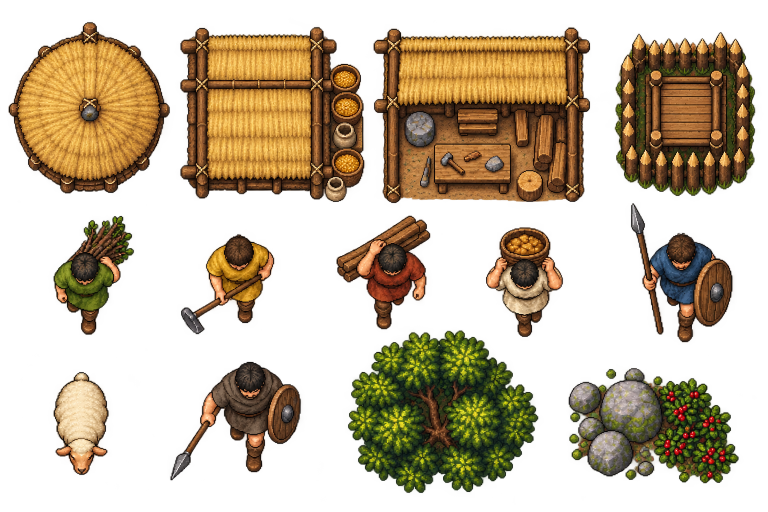
#> input picture docs/campione-grafica/sorgente-oggetti.png, 1536 x 1024 px (shown at 1/2 size)
$ python compone.py
#> lines starting #> are read from the running program, lines starting #| are printed output that depends on the picture; after the words box and inside, x2 and y2 are one past the last pixel; in counts of white or black regions, pixels touching at a corner belong together
"""Campione grafico di revisione: ritagli alpha veri e scena telefonica.

Usa soltanto le tavole sorgente generate; non tocca gli asset del gioco.
Richiede Pillow e NumPy. Eseguire dalla cartella docs/campione-grafica/.
"""
from collections import deque
from pathlib import Path
import numpy as np
from PIL import Image, ImageDraw, ImageEnhance, ImageOps

HERE = Path(__file__).resolve().parent
SOURCE = Image.open(HERE / 'sorgente-oggetti.png').convert('RGBA')
#> SOURCE is the input picture: PIL image 1536x1024 RGBA; mean R, G, B, A 97.3, 73.5, 35.9, 109.2
GROUND = Image.open(HERE / 'sorgente-terreno.png').convert('RGB')
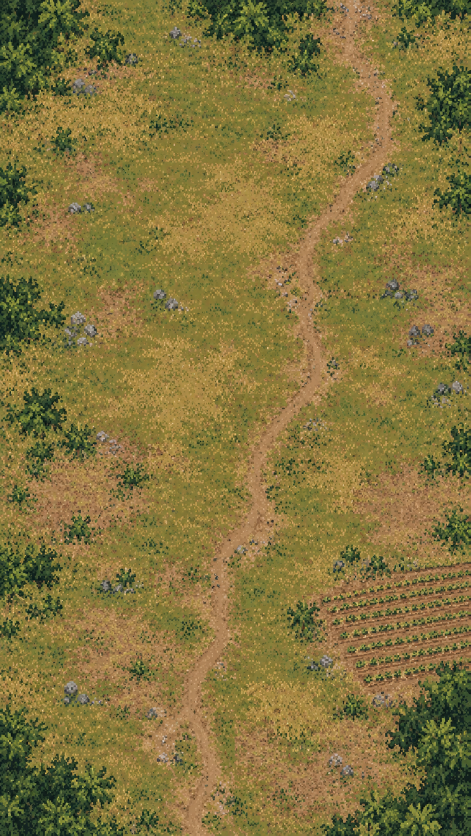
#> input picture docs/campione-grafica/sorgente-terreno.png, 941 x 1672 px (shown at 1/2 size)
#> GROUND is the input picture: PIL image 941x1672 RGB; mean R, G, B 131.4, 116.1, 62.3
DATA = np.asarray(SOURCE)
SOLID = DATA[:, :, 3] >= 220
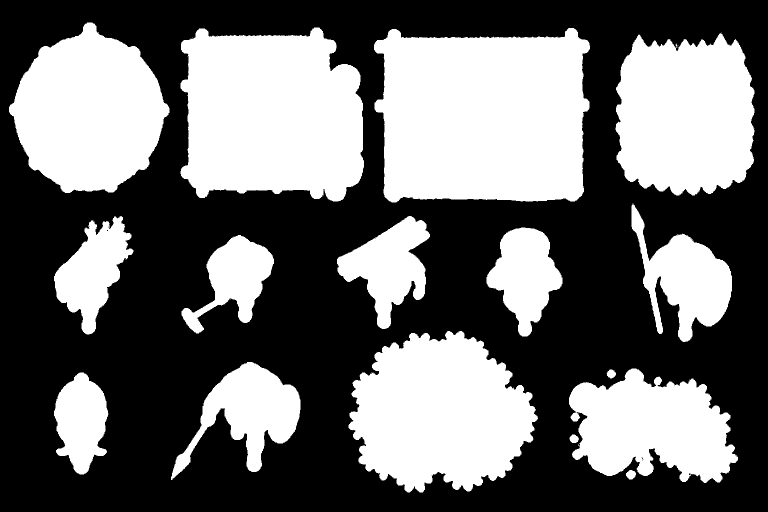
#> SOLID: shape (1024, 1536) bool (shown at 1/2 size); 42.6% white; 25 white regions (9 under 20 px), largest, box (x1, y1, x2, y2) and area: (748, 56, 1180, 405) 131393, (361, 55, 728, 403) 106418, (697, 662, 1076, 985) 87472
H, W = SOLID.shape
#> H = 1024; W = 1536
SEEN = np.zeros_like(SOLID)
components = []
for y, x in zip(*np.nonzero(SOLID)):
    if SEEN[y, x]:
        continue
    queue = deque([(int(y), int(x))])
    SEEN[y, x] = True
    coords = []
    x0 = x1 = int(x)
    y0 = y1 = int(y)
    while queue:
        yy, xx = queue.popleft()
        coords.append((yy, xx))
        x0, x1 = min(x0, xx), max(x1, xx)
        y0, y1 = min(y0, yy), max(y1, yy)
        for ny, nx in ((yy - 1, xx), (yy + 1, xx), (yy, xx - 1), (yy, xx + 1)):
            if 0 <= ny < H and 0 <= nx < W and SOLID[ny, nx] and not SEEN[ny, nx]:
                SEEN[ny, nx] = True
                queue.append((ny, nx))
    if len(coords) >= 1000:
        components.append((x0, y0, x1, y1, coords))
#> this loop made 669437 passes
#> (y, x) on passes 2 to 4: (45, 175), (45, 176), (45, 177)
#> after the loop, components = 13 items

upper = sorted((c for c in components if c[1] < 405), key=lambda c: c[0])
#> upper = 4 items
people = sorted((c for c in components if 405 <= c[1] < 660), key=lambda c: c[0])
#> people = 5 items
lower = sorted((c for c in components if c[1] >= 660), key=lambda c: c[0])
#> lower = 4 items
assert (len(upper), len(people), len(lower)) == (4, 5, 4), (len(upper), len(people), len(lower))
names = ['casa', 'granaio', 'bottega', 'palizzata',
         'raccoglitore', 'contadino', 'costruttore', 'portatore', 'guardia',
         'pecora', 'razziatore', 'albero', 'pietra-bacche']
ordered = upper + people + lower
#> ordered = 13 items
cuts = HERE / 'ritagli'
cuts.mkdir(exist_ok=True)
sprites = {}
for name, (x0, y0, x1, y1, coords) in zip(names, ordered):
    pad = 5
    x0, y0 = max(0, x0 - pad), max(0, y0 - pad)
    x1, y1 = min(W - 1, x1 + pad), min(H - 1, y1 + pad)
    crop = DATA[y0:y1 + 1, x0:x1 + 1].copy()
    mask = np.zeros(crop.shape[:2], dtype=np.uint8)
    for yy, xx in coords:
        mask[yy - y0, xx - x0] = 255
    crop[:, :, 3] = mask
    sprite = Image.fromarray(crop, 'RGBA')
    sprite.save(cuts / (name + '.png'), optimize=True)
    assert sprite.getchannel('A').getextrema() == (0, 255)
    assert not np.any(mask[0]) and not np.any(mask[-1]) and not np.any(mask[:, 0]) and not np.any(mask[:, -1])
    sprites[name] = sprite
#> this loop made 13 passes
#> (name, x0, y0, x1, y1) on passes 1 to 12: ('casa', 13, 40, 343, 390), ('granaio', 356, 50, 732, 407), ('bottega', 743, 51, 1184, 409), ('palizzata', 1226, 60, 1513, 395), ('raccoglitore', 103, 427, 271, 673), ('contadino', 358, 465, 552, 671), ('costruttore', 669, 427, 864, 662), ('portatore', 968, 450, 1129, 677), ('guardia', 1258, 402, 1468, 688), ('pecora', 103, 740, 221, 953), ('razziatore', 337, 719, 605, 964), ('albero', 692, 657, 1080, 989)
#> pass 1, `crop = DATA[y0:y1 + 1, x0:x1 + 1].copy()`:
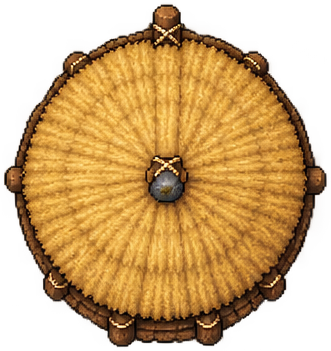
#> crop: shape (351, 331, 4); mean R, G, B, A 148.7, 104.1, 45.5, 165.3; transparent parts drawn white
#> after the loop:
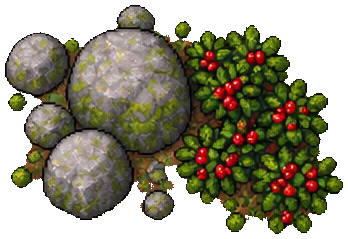
#> crop: shape (239, 348, 4); mean R, G, B, A 81.7, 78.8, 45.4, 160.5; transparent parts drawn white
#> after the loop:
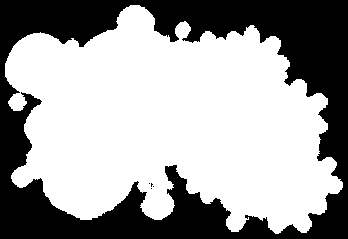
#> mask: shape (239, 348); 62.9% white; 5 black regions (4 under 20 px), largest, box (x1, y1, x2, y2) and area: (0, 0, 348, 239) 30816
#> after the loop, sprites = 13 items

# Logical 195x390 art pixels, presented at 390x780 with nearest neighbour.
LW, LH = 195, 390
terrain = ImageOps.fit(GROUND, (LW, LH), method=Image.Resampling.BOX)
terrain = ImageEnhance.Contrast(ImageEnhance.Brightness(terrain).enhance(.81)).enhance(.82)
scene = terrain.convert('RGBA')

def place(name, cx, cy, width, back_shadow=True):
    sprite = sprites[name]
    height = max(1, round(sprite.height * width / sprite.width))
    art = sprite.resize((width, height), Image.Resampling.NEAREST)
    if back_shadow:
        overlay = Image.new('RGBA', scene.size)
        draw = ImageDraw.Draw(overlay)
        radius = max(5, width // 3)
        draw.ellipse((cx - radius, cy + height // 4, cx + radius, cy + height // 4 + 5), fill=(16, 26, 14, 75))
        scene.alpha_composite(overlay)
    scene.alpha_composite(art, (cx - width // 2, cy - height // 2))

# One village; all coordinates are in the same scene, not isolated previews.
for item in [
    ('casa', 56, 78, 55), ('granaio', 143, 80, 58),
    ('albero', 25, 155, 39), ('bottega', 57, 205, 64),
    ('palizzata', 149, 207, 54), ('pietra-bacche', 164, 367, 45),
    ('pecora', 36, 303, 23),
    ('raccoglitore', 97, 144, 23), ('costruttore', 105, 219, 24),
    ('portatore', 78, 292, 22), ('guardia', 147, 281, 26),
    ('contadino', 116, 348, 23), ('razziatore', 168, 327, 28),
]:
    place(*item)
scene.convert('RGB').resize((390, 780), Image.Resampling.NEAREST).save(HERE / 'scena-telefono.png', optimize=True)

# A separate inspection board lets Simone judge silhouettes at readable phone size.
board = Image.new('RGB', (390, 520), (36, 43, 33))
d = ImageDraw.Draw(board)
labels = ['Casa', 'Granaio', 'Bottega', 'Palizzata', 'Raccoglitore', 'Contadino',
          'Costruttore', 'Portatore', 'Guardia', 'Pecora', 'Razziatore', 'Albero', 'Pietra e bacche']
for i, (name, label) in enumerate(zip(names, labels)):
    col, row = i % 4, i // 4
    x, y = col * 97, row * 130
    d.rectangle((x + 2, y + 2, x + 94, y + 126), fill=(54, 65, 46), outline=(123, 110, 70))
    sp = sprites[name]
    target_w = 58 if row == 0 else 40
    scale = min(target_w / sp.width, 82 / sp.height)
    sp = sp.resize((max(1, round(sp.width * scale)), max(1, round(sp.height * scale))), Image.Resampling.NEAREST)
    board.paste(sp, (x + 48 - sp.width // 2, y + 9 + (84 - sp.height) // 2), sp)
    d.text((x + 5, y + 100), label, fill=(237, 227, 193))
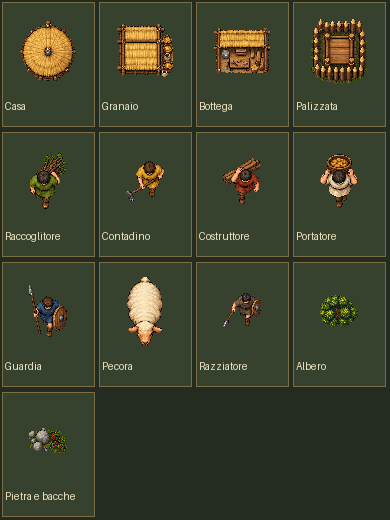
#> board: PIL image 390x520 RGB; mean R, G, B 59.9, 64.8, 44.9
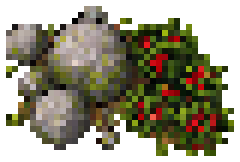
#> sp: PIL image 40x27 RGBA (shown 6 times larger); mean R, G, B, A 81.7, 78.5, 45.5, 160.3; transparent parts drawn white
board.save(HERE / 'tavola-ritagli.png', optimize=True)
print(f'{len(sprites)} ritagli RGBA; scena 390x780; tavola 390x520')
#| 13 ritagli RGBA; scena 390x780; tavola 390x520
